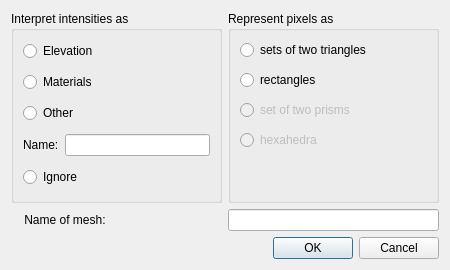
<?xml version="1.0" encoding="UTF-8"?>
<ui version="4.0">
 <class>MeshFromRaster</class>
 <widget class="QDialog" name="MeshFromRaster">
  <property name="geometry">
   <rect>
    <x>0</x>
    <y>0</y>
    <width>450</width>
    <height>270</height>
   </rect>
  </property>
  <property name="minimumSize">
   <size>
    <width>450</width>
    <height>270</height>
   </size>
  </property>
  <property name="maximumSize">
   <size>
    <width>450</width>
    <height>270</height>
   </size>
  </property>
  <property name="windowTitle">
   <string>Create mesh from raster...</string>
  </property>
  <layout class="QGridLayout" name="gridLayout">
   <item row="2" column="1">
    <widget class="QDialogButtonBox" name="buttonBox">
     <property name="orientation">
      <enum>Qt::Horizontal</enum>
     </property>
     <property name="standardButtons">
      <set>QDialogButtonBox::Cancel|QDialogButtonBox::Ok</set>
     </property>
    </widget>
   </item>
   <item row="0" column="0">
    <widget class="QGroupBox" name="interpretationGroupBox">
     <property name="title">
      <string>Interpret intensities as</string>
     </property>
     <layout class="QGridLayout" name="gridLayout_2">
      <property name="verticalSpacing">
       <number>10</number>
      </property>
      <item row="4" column="0" colspan="2">
       <widget class="QRadioButton" name="ignoreButton">
        <property name="text">
         <string>Ignore</string>
        </property>
       </widget>
      </item>
      <item row="2" column="0" colspan="2">
       <widget class="QRadioButton" name="otherButton">
        <property name="text">
         <string>Other</string>
        </property>
       </widget>
      </item>
      <item row="3" column="1">
       <widget class="QLineEdit" name="arrayNameEdit"/>
      </item>
      <item row="0" column="0" colspan="2">
       <widget class="QRadioButton" name="elevationButton">
        <property name="text">
         <string>Elevation</string>
        </property>
       </widget>
      </item>
      <item row="3" column="0">
       <widget class="QLabel" name="arrayNameLabel">
        <property name="text">
         <string>Name:</string>
        </property>
       </widget>
      </item>
      <item row="1" column="0" colspan="2">
       <widget class="QRadioButton" name="materialButton">
        <property name="text">
         <string>Materials</string>
        </property>
       </widget>
      </item>
     </layout>
    </widget>
   </item>
   <item row="1" column="0">
    <widget class="QLabel" name="mshNameLabel">
     <property name="layoutDirection">
      <enum>Qt::LeftToRight</enum>
     </property>
     <property name="text">
      <string>    Name of mesh:</string>
     </property>
     <property name="alignment">
      <set>Qt::AlignLeading|Qt::AlignLeft|Qt::AlignVCenter</set>
     </property>
    </widget>
   </item>
   <item row="1" column="1">
    <widget class="QLineEdit" name="mshNameEdit"/>
   </item>
   <item row="0" column="1">
    <widget class="QGroupBox" name="elementTypeGroupBox">
     <property name="title">
      <string>Represent pixels as</string>
     </property>
     <layout class="QVBoxLayout" name="verticalLayout_2">
      <property name="spacing">
       <number>10</number>
      </property>
      <item>
       <widget class="QRadioButton" name="triButton">
        <property name="text">
         <string>sets of two triangles</string>
        </property>
       </widget>
      </item>
      <item>
       <widget class="QRadioButton" name="quadButton">
        <property name="text">
         <string>rectangles</string>
        </property>
       </widget>
      </item>
      <item>
       <widget class="QRadioButton" name="prismButton">
        <property name="enabled">
         <bool>false</bool>
        </property>
        <property name="text">
         <string>set of two prisms</string>
        </property>
       </widget>
      </item>
      <item>
       <widget class="QRadioButton" name="hexButton">
        <property name="enabled">
         <bool>false</bool>
        </property>
        <property name="text">
         <string>hexahedra</string>
        </property>
       </widget>
      </item>
      <item>
       <spacer name="verticalSpacer">
        <property name="orientation">
         <enum>Qt::Vertical</enum>
        </property>
        <property name="sizeHint" stdset="0">
         <size>
          <width>20</width>
          <height>40</height>
         </size>
        </property>
       </spacer>
      </item>
     </layout>
    </widget>
   </item>
  </layout>
 </widget>
 <tabstops>
  <tabstop>elevationButton</tabstop>
  <tabstop>materialButton</tabstop>
  <tabstop>otherButton</tabstop>
  <tabstop>arrayNameEdit</tabstop>
  <tabstop>ignoreButton</tabstop>
  <tabstop>triButton</tabstop>
  <tabstop>quadButton</tabstop>
  <tabstop>hexButton</tabstop>
  <tabstop>mshNameEdit</tabstop>
  <tabstop>buttonBox</tabstop>
 </tabstops>
 <resources/>
 <connections>
  <connection>
   <sender>buttonBox</sender>
   <signal>accepted()</signal>
   <receiver>MeshFromRaster</receiver>
   <slot>accept()</slot>
   <hints>
    <hint type="sourcelabel">
     <x>248</x>
     <y>254</y>
    </hint>
    <hint type="destinationlabel">
     <x>157</x>
     <y>274</y>
    </hint>
   </hints>
  </connection>
  <connection>
   <sender>buttonBox</sender>
   <signal>rejected()</signal>
   <receiver>MeshFromRaster</receiver>
   <slot>reject()</slot>
   <hints>
    <hint type="sourcelabel">
     <x>316</x>
     <y>260</y>
    </hint>
    <hint type="destinationlabel">
     <x>286</x>
     <y>274</y>
    </hint>
   </hints>
  </connection>
 </connections>
</ui>
